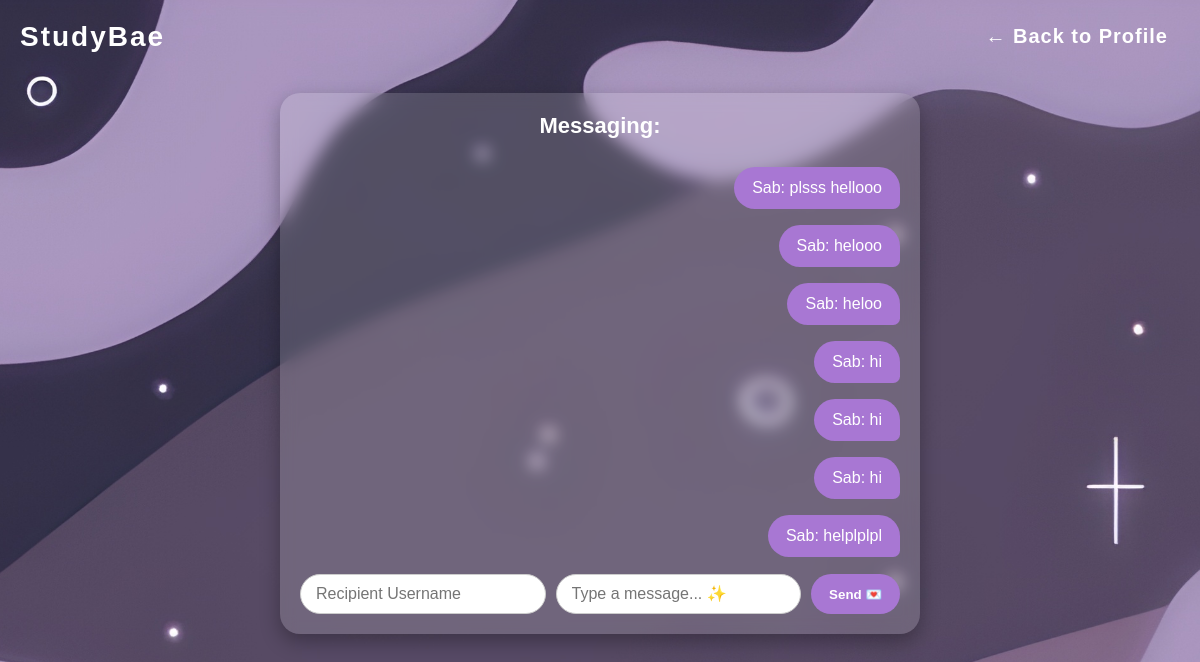
Screenshot of /message (signed in) with the database file from the repository.
### app.py (models this page shows)
class Message(db.Model):
    id = db.Column(db.Integer, primary_key=True)
    sender = db.Column(db.String(50), nullable=False)
    recipient = db.Column(db.String(50), nullable=False)
    content = db.Column(db.Text, nullable=False)
    timestamp = db.Column(db.DateTime, default=datetime.utcnow)

### app.py (the view)
@app.route("/message")
def message():
    username = session.get("username")
    recipient = request.args.get("recipient", "")
    messages = Message.query.filter(
        (Message.sender == username) | (Message.recipient == username)
    ).order_by(Message.timestamp).all()
    return render_template("message.html", username=username, messages=messages, recipient=recipient)

### Templates/message.html (shortened to what this page needs)
<!DOCTYPE html>
<html>
<head>
    <link rel="stylesheet" href="{{ url_for('static', filename='Style.css') }}">
</head>
<body>
    <nav class="navbar">
        <div class="logo">
            <span>Study</span><span>B</span><span>a</span><span>e</span>
        </div>
        <ul class="nav-links">
            <li><a href="{{ url_for('profile') }}">← Back to Profile</a></li>
        </ul>
    </nav>
    <div class="chat-container">
        <div class="chat-header">
            Messaging:
        </div>
        <ul id="messages">
            {% for msg in messages %}
                <li class="{% if msg.sender == username %}sender{% else %}recipient{% endif %}">
                    {{ msg.sender }}: {{ msg.content }}
                </li>
            {% endfor %}
        </ul>
        <div class="chat-input">
            <input type="text" id="recipient" placeholder="Recipient Username" value="{{ recipient }}">
            <input type="text" id="message" placeholder="Type a message... ✨">
            <button onclick="sendMessage()">Send 💌</button>
        </div>
    </div>
</body>
</html>

### Static/Style.css (style rules this page uses)
body { font-family: Arial, sans-serif; color: #ffffff; background: #f4f6f8; background-image: url("img/home background.jpg"); background-size: cover; background-repeat: no-repeat; background-position: center center; min-height: 100vh; margin: 0; padding: 0; }
html, body, * { cursor: url("img/cursor.png") 0 0, auto !important; }
a, button, input, select, textarea { cursor: url("img/cursor.png") 0 0, auto !important; }
.logo { cursor: pointer; font-size: 60px; font-weight: bold; color: white; letter-spacing: 2px; }
.logo span { transition: 0.5s; display: inline-block; }
.navbar { display: flex; justify-content: space-between; align-items: center; padding: 10px 20px; flex-wrap: nowrap; width: 99%; box-sizing: border-box; z-index: 1000; }
.navbar .logo { font-size: 28px; font-weight: bold; white-space: nowrap; display: inline-block; line-height: 1; margin-right: 16px; }
.navbar .nav-links { display: flex; gap: 20px; margin: 15px auto; padding: 0; list-style: none; flex: 1 0 auto; justify-content: flex-end; flex-wrap: nowrap; }
.navbar .nav-links li { display: inline; }
.navbar .nav-links a { font-family: Arial, sans-serif; font-size: 20px; font-weight: bold; letter-spacing: 1px; color: #ffffff; text-decoration: none; transition: color 0.2s; }
body { margin: 0; font-family: Arial, sans-serif; }
.chat-container { max-width: 600px; margin: 20px auto; background: rgba(255, 255, 255, 0.15); backdrop-filter: blur(8px); border-radius: 20px; box-shadow: 0 8px 20px rgba(0,0,0,0.3); padding: 20px; animation: ease-in 0.3s fadeIn; }
.chat-header { font-size: 22px; font-weight: bold; text-align: center; color: #fff; margin-bottom: 20px; }
#messages { list-style: none; padding: 0; margin: 0; max-height: 400px; overflow-y: auto; }
#messages li { display: inline-block; clear: both; padding: 12px 18px; margin: 8px 0; border-radius: 25px; font-size: 16px; max-width: 70%; word-wrap: break-word; animation: popIn 0.3s ease; }
#messages li.sender { background: #a877d3; color: #fff; float: right; border-bottom-right-radius: 8px; }
.chat-input { display: flex; gap: 10px; margin-top: 15px; }
.chat-input input[type="text"] { flex: 1; padding: 10px 15px; border-radius: 25px; border: 1px solid #ccc; font-size: 16px; }
.chat-input button { padding: 10px 18px; border-radius: 25px; background: #a877d3; border: none; color: #fff; font-weight: bold; cursor: pointer; transition: transform 0.2s, background 0.2s; }

### rows the page displays
Message: sender "Sab", content "plsss hellooo"
Message: sender "Sab", content "helooo"
Message: sender "Sab", content "heloo"
Message: sender "Sab", content "hi"
Message: sender "Sab", content "hi"
Message: sender "Sab", content "hi"
Message: sender "Sab", content "helplplpl"
